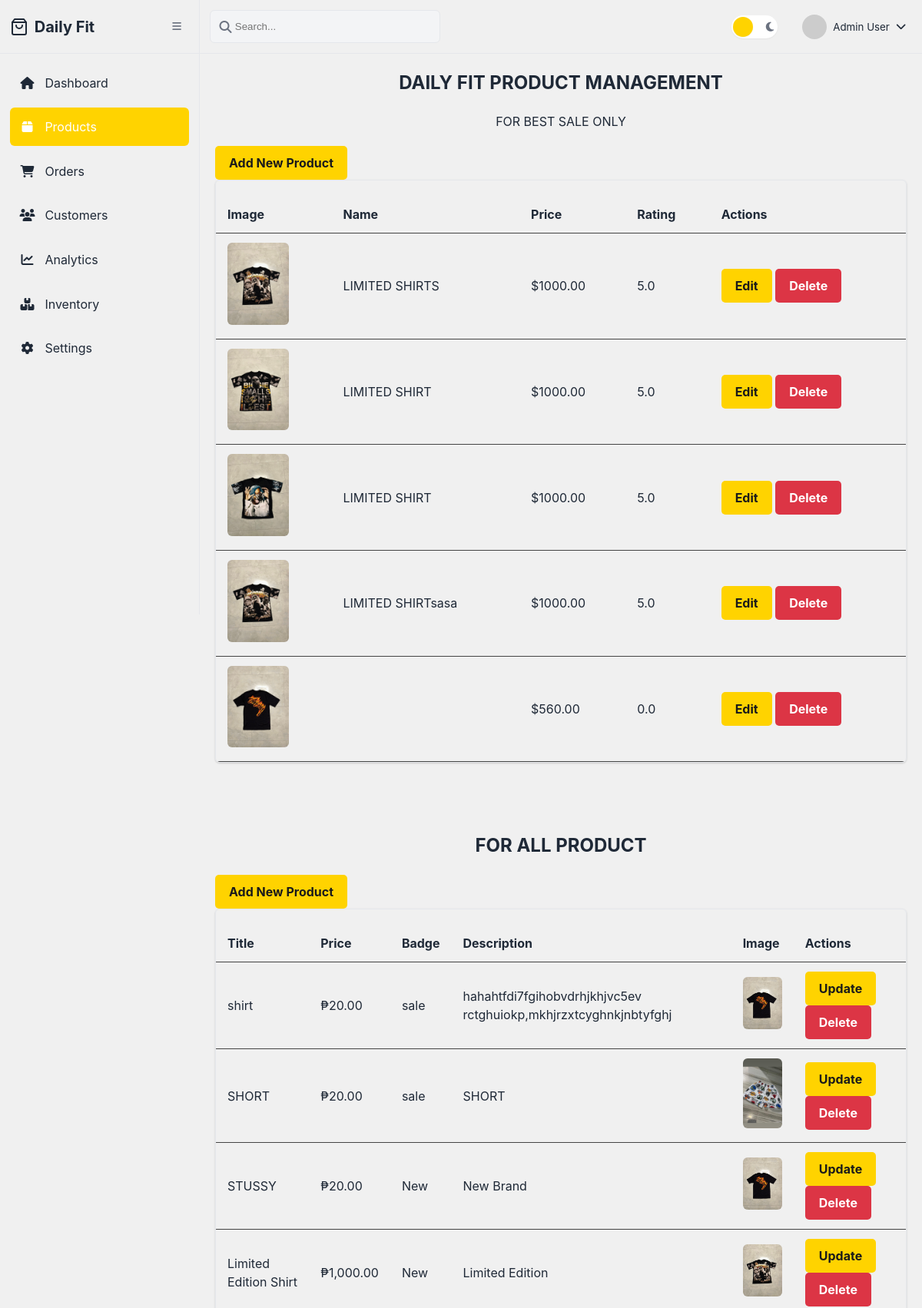
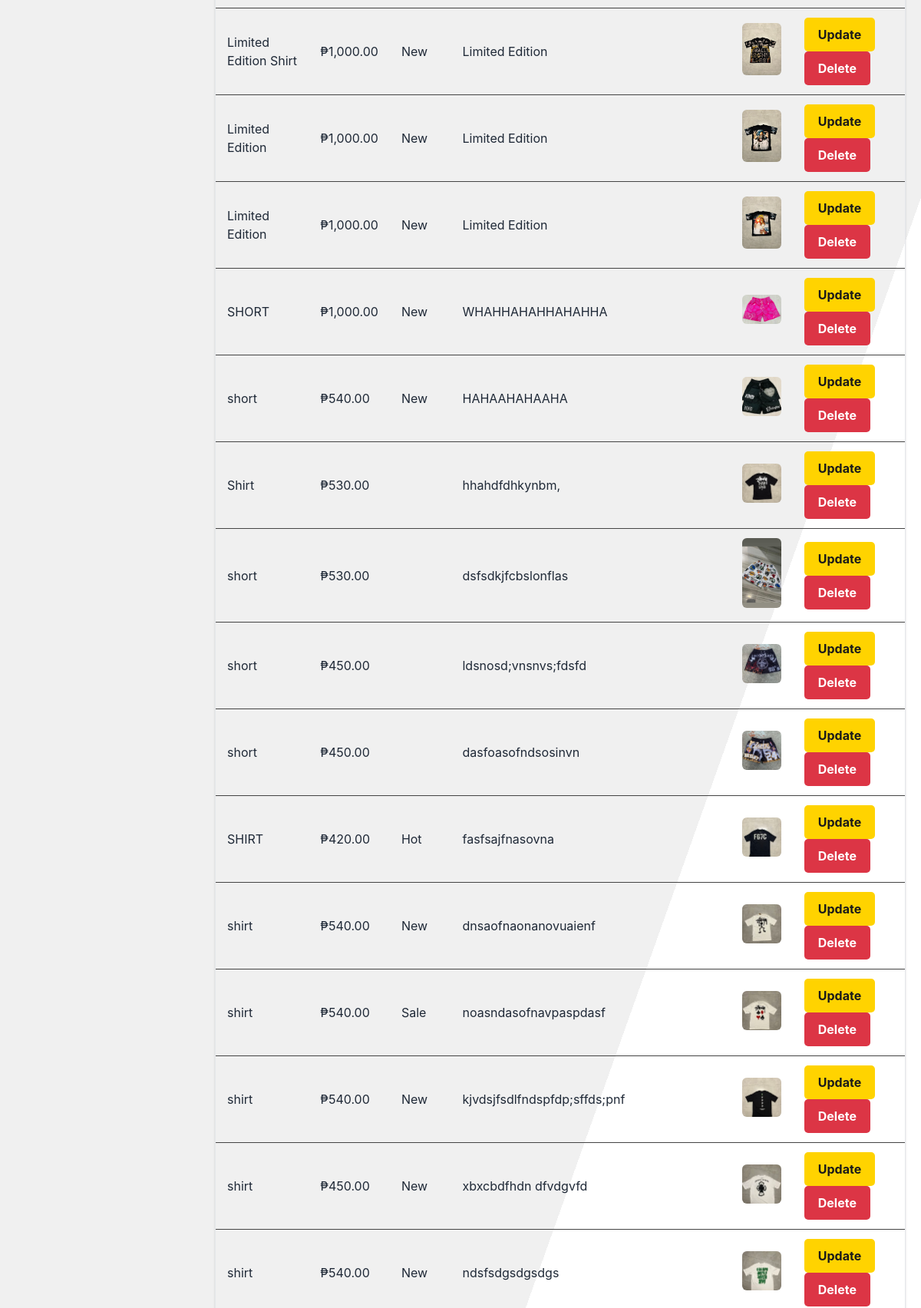
The app's page /admin_product.php (upper part) with its own data (2 pictures, top to bottom).
### tables this page shows
CREATE TABLE `products` (
  `id` int(11) NOT NULL,
  `name` varchar(255) NOT NULL,
  `price` decimal(10,2) NOT NULL,
  `rating` decimal(2,1) NOT NULL,
  `image` varchar(255) NOT NULL
);

CREATE TABLE `allproduct` (
  `id` int(11) NOT NULL,
  `title` varchar(255) NOT NULL,
  `price` decimal(10,2) NOT NULL,
  `badge` varchar(100) DEFAULT NULL,
  `description` text NOT NULL,
  `category` varchar(100) DEFAULT NULL,
  `color1` varchar(7) DEFAULT NULL,
  `color2` varchar(7) DEFAULT NULL,
  `color3` varchar(7) DEFAULT NULL,
  `image` varchar(255) NOT NULL
);

### admin_product.php (the view, shortened to what this page needs)
<!DOCTYPE html>
<html lang="en">
<head>
  <link rel="stylesheet" href="css/admin.css">
  <link rel="stylesheet" href="https://cdnjs.cloudflare.com/ajax/libs/font-awesome/6.4.0/css/all.min.css">
</head>
<body class="light-mode">
  <div class="admin-container">
    <aside class="sidebar">
      <div class="sidebar-header">
        <div class="logo">
          <span class="logo-text">Daily Fit</span>
        </div>
        <button id="sidebar-toggle" class="sidebar-toggle">
          <i class="fas fa-bars"></i>
        </button>
      </div>
      <div class="sidebar-content">
        <nav class="sidebar-menu">
          <ul>
            <li>
              <a href="admin.php">
                <i class="fas fa-home"></i>
                <span>Dashboard</span>
              </a>
            </li>
            <li class="active">
              <a href="admin_product.php">
                <i class="fas fa-box"></i>
                <span>Products</span>
              </a>
            </li>
            <li>
              <a href="#orders">
                <i class="fas fa-shopping-cart"></i>
                <span>Orders</span>
              </a>
            </li>
            <li>
              <a href="#customers">
                <i class="fas fa-users"></i>
                <span>Customers</span>
              </a>
            </li>
            <li>
              <a href="#analytics">
                <i class="fas fa-chart-line"></i>
                <span>Analytics</span>
              </a>
            </li>
            <li>
              <a href="#inventory">
                <i class="fas fa-boxes"></i>
                <span>Inventory</span>
              </a>
            </li>
            <li>
              <a href="#settings">
                <i class="fas fa-cog"></i>
                <span>Settings</span>
              </a>
            </li>
          </ul>
        </nav>
      </div>
    </aside>
    <main class="main-content">
      <header class="top-nav">
        <div class="search-container">
          <i class="fas fa-search"></i>
          <input type="text" placeholder="Search...">
        </div>
        <div class="top-nav-right">
          <div class="theme-toggle">
            <label for="theme-toggle-checkbox" class="theme-toggle-label">
              <i class="fas fa-moon"></i>
              <span class="toggle-ball"></span>
            </label>
          </div>
          <div class="user-profile">
            <button class="profile-btn">
              <img src="https://placehold.co/200x200?text=Admin" alt="Admin User">
              <span>Admin User</span>
              <i class="fas fa-chevron-down"></i>
            </button>
          </div>
        </div>
      </header>
      <?php
include 'db_conn.php';
?>
<!DOCTYPE html>
<html lang="en">
<head>
<link rel="stylesheet" href="css/ProductMGT.css">
</head>
<body>
  <div class="section">
    <h2>DAILY FIT PRODUCT MANAGEMENT</h2>
    <p>FOR BEST SALE ONLY</p>
    <a href="add_product.php" class="btn">Add New Product</a>
    <div class="table-container">
      <table>
        <thead>
          <tr>
            <th>Image</th>
            <th>Name</th>
            <th>Price</th>
            <th>Rating</th>
            <th>Actions</th>
          </tr>
        </thead>
        <tbody>
          <?php
          $result1 = mysqli_query($conn, "SELECT * FROM products");
          while ($row = mysqli_fetch_assoc($result1)):
          ?>
          <tr>
            <td><img src="image/<?= $row['image'] ?>" width="80"></td>
            <td><?= $row['name'] ?></td>
            <td>$<?= $row['price'] ?></td>
            <td><?= $row['rating'] ?></td>
            <td class="actions">
              <a href="edit_product.php?id=<?= $row['id'] ?>" class="btn">Edit</a>
              <a href="?delete_product=<?= $row['id'] ?>" class="btn btn-danger" onclick="return confirm('Are you sure?')">Delete</a>
            </td>
          </tr>
          <?php endwhile; ?>
        </tbody>
      </table>
    </div>
  </div>
  <div class="section">
    <h2>FOR ALL PRODUCT</h2>
    <a href="upload.php" class="btn">Add New Product</a>
    <div class="table-container">
      <table>
        <thead>
          <tr>
            <th>Title</th>
            <th>Price</th>
            <th>Badge</th>
            <th>Description</th>
            <th>Image</th>
            <th>Actions</th>
          </tr>
        </thead>
        <tbody>
          <?php
          $result2 = mysqli_query($conn, "SELECT * FROM allproduct");
          while ($row = mysqli_fetch_assoc($result2)):
          ?>
          <tr>
            <td><?= $row['title']; ?></td>
            <td>₱<?= number_format($row['price'], 2); ?></td>
            <td><?= $row['badge']; ?></td>
            <td><?= $row['description']; ?></td>
            <td><img src="<?= $row['image']; ?>" width="60" height="60"></td>
            <td class="actions">
              <a href="update.php?id=<?= $row['id']; ?>" class="btn">Update</a>
              <a href="?delete_allproduct=<?= $row['id']; ?>" onclick="return confirm('Are you sure?')" class="btn btn-danger">Delete</a>
            </td>
          </tr>
          <?php endwhile; ?>
        </tbody>
      </table>
    </div>
  </div>
</body>
</html>
    </main>
  </div>
</body>
</html>

### css/ProductMGT.css (style rules this page uses)
:root { --primary-color: #3a86ff; --primary-hover: #2563eb; --accent-color: #ff006e; background: linear-gradient(109.6deg, #f0f0f0 71.8%, #ffffff 71.8%); --bg-secondary: #ffffff; --text-color: #1f2937; --text-muted: #6b7280; --border-color: #e5e7eb; --shadow-color: rgba(0, 0, 0, 0.1); --sidebar-bg: #ffffff; --sidebar-text: #1f2937; --sidebar-active: #f3f4f6; --card-bg: #ffffff; --input-bg: #f3f4f6; --input-text: #1f2937; --header-bg: #ffffff; --chart-grid: #e5e7eb; --hover-bg: #f3f4f6; --success-color: #10b981; --warning-color: #f59e0b; --danger-color: #ef4444; --info-color: #3b82f6; --shadow-sm: 0 1px 2px 0 rgba(0, 0, 0, 0.05); --shadow: 0 1px 3px 0 rgba(0, 0, 0, 0.1), 0 1px 2px 0 rgba(0, 0, 0, 0.06); --shadow-md: 0 4px 6px -1px rgba(0, 0, 0, 0.1), 0 2px 4px -1px rgba(0, 0, 0, 0.06); --shadow-lg: 0 10px 15px -3px rgba(0, 0, 0, 0.1), 0 4px 6px -2px rgba(0, 0, 0, 0.05); --transition: all 0.3s ease; --radius-sm: 0.25rem; --radius: 0.375rem; --radius-md: 0.5rem; --radius-lg: 0.75rem; --spacing-xs: 0.25rem; --spacing-sm: 0.5rem; --spacing: .8rem; --spacing-md: 1.5rem; --spacing-lg: 2rem; --spacing-xl: 3rem; --sidebar-width: 260px; --sidebar-collapsed-width: 70px; }
h2 { text-align: center; margin-bottom: 20px; }
p { text-align: center; margin-bottom: 20px; }
.btn { padding: 10px 18px; background: #ffd300; color: #1a1a1a; text-decoration: none; border-radius: 5px; font-weight: bold; transition: 0.3s; display: inline-block; }
.btn-danger { background: #dc3545; color: #fff; }
.section { margin-bottom: 50px; background-color: transparent; padding: 20px; border-radius: 12px; }
.table-container { overflow-x: auto; }
table { width: 100%; border-collapse: collapse; margin-top: 20px; min-width: 800px; }
th, td { padding: 12px 15px; text-align: left; border-bottom: 1px solid #444; }
img { border-radius: 6px; max-width: 100%; height: auto; }
.actions { gap: 10px; flex-wrap: wrap; }

### records on screen
products: image (picture), name "LIMITED SHIRTS", price "1000.00", rating "5.0"
products: image (picture), name "LIMITED SHIRT", price "1000.00", rating "5.0"
products: image (picture), name "LIMITED SHIRT", price "1000.00", rating "5.0"
products: image (picture), name "LIMITED SHIRTsasa", price "1000.00", rating "5.0"
products: image (picture), price "560.00", rating "0.0"
allproduct: title "shirt", price "20.00", badge "sale", description "hahahtfdi7fgihobvdrhjkhjvc5ev rctghuiokp,mkhjrzxtcyghnkjnbtyfghj", image (picture)
allproduct: title "SHORT", price "20.00", badge "sale", description "SHORT", image (picture)
allproduct: title "STUSSY", price "20.00", badge "New", description "New Brand", image (picture)
allproduct: title "Limited Edition Shirt", price "1,000.00", badge "New", description "Limited Edition", image (picture)
allproduct: title "Limited Edition Shirt", price "1,000.00", badge "New", description "Limited Edition", image (picture)
allproduct: title "Limited Edition", price "1,000.00", badge "New", description "Limited Edition", image (picture)
allproduct: title "Limited Edition", price "1,000.00", badge "New", description "Limited Edition", image (picture)
allproduct: title "SHORT", price "1,000.00", badge "New", description "WHAHHAHAHHAHAHHA", image (picture)
allproduct: title "short", price "540.00", badge "New", description "HAHAAHAHAAHA", image (picture)
allproduct: title "Shirt", price "530.00", description "hhahdfdhkynbm,", image (picture)
allproduct: title "short", price "530.00", description "dsfsdkjfcbslonflas", image (picture)
allproduct: title "short", price "450.00", description "ldsnosd;vnsnvs;fdsfd", image (picture)
allproduct: title "short", price "450.00", description "dasfoasofndsosinvn", image (picture)
allproduct: title "SHIRT", price "420.00", badge "Hot", description "fasfsajfnasovna", image (picture)
allproduct: title "shirt", price "540.00", badge "New", description "dnsaofnaonanovuaienf", image (picture)
allproduct: title "shirt", price "540.00", badge "Sale", description "noasndasofnavpaspdasf", image (picture)
allproduct: title "shirt", price "540.00", badge "New", description "kjvdsjfsdlfndspfdp;sffds;pnf", image (picture)
allproduct: title "shirt", price "450.00", badge "New", description "xbxcbdfhdn dfvdgvfd", image (picture)
allproduct: title "shirt", price "540.00", badge "New", description "ndsfsdgsdgsdgs", image (picture)
